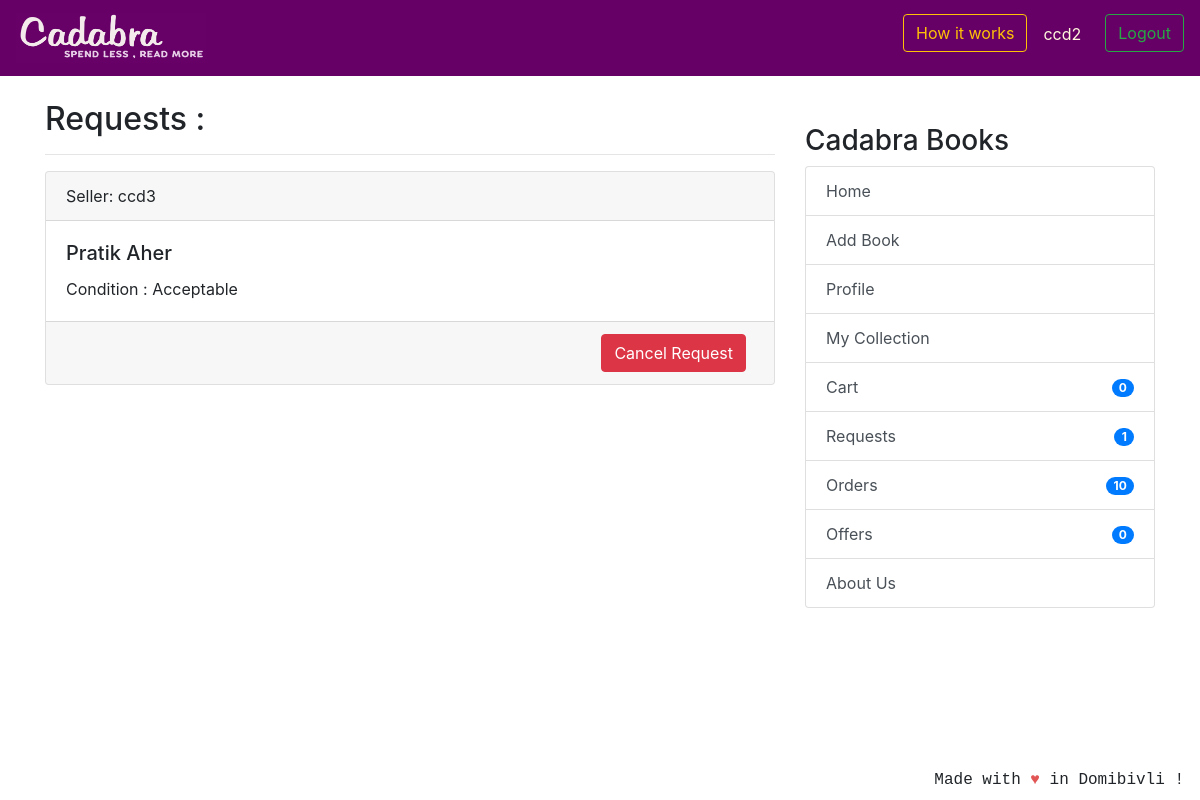
The page /transaction/requests/ (signed in) on the database its author committed.
### coreapp/models.py (models this page shows, shortened)
class Requests(models.Model):
    requester = models.ForeignKey(
        User, related_name='to_user', on_delete=models.CASCADE)
    offerrer = models.ForeignKey(
        User, related_name='from_user', on_delete=models.CASCADE)
    timestamp = models.DateTimeField(auto_now_add=True)
    requester_book = models.ForeignKey(
        Book, related_name='requester_book_from_user', on_delete=models.CASCADE)
    class Meta:
        verbose_name_plural = "Requests"

class Book(models.Model):
    user = models.ForeignKey(User, on_delete=models.CASCADE, null=True)
    book_name = models.CharField(
        max_length=100, help_text="We only deal with original books with ISBN codes, pirated books will not be accepted.")
    author_name = models.CharField(max_length=100, blank=True, null=True)
    description = models.CharField(max_length=2000, blank=True, null=True)
    price = models.IntegerField(
        null=True, blank=True, help_text="We would be deducting 20 rupees from item price for delivery purposes.")
    sell_or_exchange = models.CharField(
        max_length=100, choices=BUY_OR_EXCHANGE, default='Exchange', help_text="By adding items to exchange you can make requests to other users for exchange.")
    condition = models.CharField(
        max_length=100, choices=CONITION_CHOICES, default='Acceptable')
    created_at = models.DateTimeField(auto_now_add=True)
    image_url = models.CharField(max_length=500,blank=True,null=True)
    class Meta:
        verbose_name = 'Book'
        verbose_name_plural = 'Books'

### transaction/views.py (the view)
# urls.py: path('requests/', views.RequestListView.as_view(), name='requests_view'),
class RequestListView(LoginRequiredMixin, generic.ListView):
    model = Requests
    template_name = 'transaction_request.html'
    context_object_name = 'requests'
    def get_queryset(self):
        return Requests.objects.filter(requester=self.request.user).order_by('timestamp')

### nofapapp/context_processors.py (called while the page is built)
def add_variable_to_context(request):
    if request.user.id:
        orderitems = Order.objects.get(owner=request.user.profile)
        return {
            'requestscount': Requests.objects.filter(requester=request.user).count(),
            'offercount' : Requests.objects.filter(offerrer=request.user).count(),
            'orderscount': Transaction.objects.filter(Q(offerrer=request.user) | Q(requester=request.user)).count()+FinalBuyOrder.objects.filter(user=request.user).count(),
            'cartitemscount': orderitems.items.count(),
            'addresscheck': get_object_or_404(ShippingAddress, profile=get_object_or_404(Profile, user=request.user)).address1,
            }
    else:
        return {}

### templates/transaction_request.html (shortened to what this page needs)
{% extends 'base.html' %}
{% block content %}
<h2>Requests :</h2>
<hr/>
{% if requests %}
{% for request in requests %}
<div class="card text-left">
    <div class="card-header">
        Seller: {{ request.offerrer }}</a>
    </div>
    <div class="card-body">
                <div class="d-flex justify-content-between">
                    <div>
                        <h5 class="card-title">{{ request.requester_book.book_name }}</h5>
                        <p class="card-text">Condition : {{ request.requester_book.condition }} </p>
                    </div>
                </div>
    </div>
    <div class="card-footer text-mutxed">
        <a href="{% url 'transaction:request-delete' request.id %}" class="mr-2 btn btn-danger float-right">Cancel Request</a>
    </div>
</div>
{% endfor %}
{% endif %}
{% endblock %}

### templates/base.html (shortened to what this page needs)
{% load static %}
<!doctype html>
<html lang="en">
  <head>
    <link rel="stylesheet" href="https://stackpath.bootstrapcdn.com/bootstrap/4.2.1/css/bootstrap.min.css"
>
  </head>
  <body>
    <header class="site-header">
<nav class="navbar navbar-expand-lg navbar-dark" style="background-color: #660066;">
  <a class="navbar-brand" href="{% url 'coreapp:list_entries' %}">
      <img src="{% static 'img/cadabra.png' %}" alt="Logo" style="width:190px;height:50px" >
    </a>
  <div class="collapse navbar-collapse" id="navbarSupportedContent">
    <ul class="navbar-nav ml-auto">
      {% if user.is_authenticated %}
      <li>
        <button class="btn btn-outline-warning mr-3" data-toggle="modal" data-target="#illustration">How it works</a>
      </li>
      <li>
        <p class="mr-3 mt-2" style="color:cornsilk;">{{ user.username }}</p>
      </li>
      <li><a class="btn btn-outline-success ml-2 my-2 my-sm-0" href="{% url 'logout'%}">Logout</a></li>
        {% else %}
      <li><a href="{% url 'login' %}" class="btn btn-outline-success">Login</a></li>
      <li><a href="{% url 'coreapp:signup' %}" class="btn btn-primary ml-2">Sign up</a></li>
      {% endif %}
    </ul>
  </div>
</nav>
  </header>
  <br/>
    <div class="container">
      <div class="row justify-content-center">
        <div class="col-8">
          {% block content %}
          {% endblock %}
        </div>
        {% if user.is_authenticated %}
                <div class="col-md-4">
                  <div class="content-section">
                    <br/>
                    <h3>Cadabra Books</h3>
                      <ul class="list-group">
                        <a class="list-group-item list-group-item-action" href="{% url 'coreapp:list_entries' %}" > Home </a>
                        <a class="list-group-item list-group-item-action" href="{% url 'coreapp:new_entry' %}" > Add Book</a>
                        <a class="list-group-item list-group-item-action" href="{% url 'coreapp:profile' %}" >Profile</a>
                        <a class="list-group-item list-group-item-action" href="{% url 'coreapp:userbooks' %}" >My Collection</a>
                        <a class="list-group-item list-group-item-action" href="{% url 'cart:cart_items' %}" >Cart<span class="badge badge-primary badge-pill float-right mt-1">{{ cartitemscount }}</span> </a>
                        <a class="list-group-item list-group-item-action" href="{% url 'transaction:requests_view' %}" >Requests<span class="badge badge-primary badge-pill float-right mt-1">{{ requestscount }}</span></a>
                        <a class="list-group-item list-group-item-action" href="{% url 'transaction:orders_view' %}" >Orders <span class="badge badge-primary badge-pill float-right mt-1">{{ orderscount }}</span></a>
                        <a class="list-group-item list-group-item-action" href="{% url 'transaction:offers_view' %}" >Offers <span class="badge badge-primary badge-pill float-right mt-1">{{ offercount }}</span></a>
                        <a class="list-group-item list-group-item-action" href="{% url 'coreapp:aboutus' %}">About Us</a>
                      </ul>
                      <br/>
                  </div>
                </div>
                {% endif %}
      </div>
    </div>
<footer class="site-footer mr-3 mb-2" style="position:fixed;right:0;bottom:0;font-family: 'Courier';font-style: bold;">
  Made with <span style="color: #e25555;">&hearts;</span> in Domibivli !
</footer>
</body>
</html>

### rows shown on the page
Requests: offerrer "ccd3", requester_book.book_name "Pratik Aher", requester_book.condition "Acceptable"

### other values the page prints
{{ user.username }} "ccd2"
{{ cartitemscount }} "0"
{{ requestscount }} "1"
{{ orderscount }} "10"
{{ offercount }} "0"
